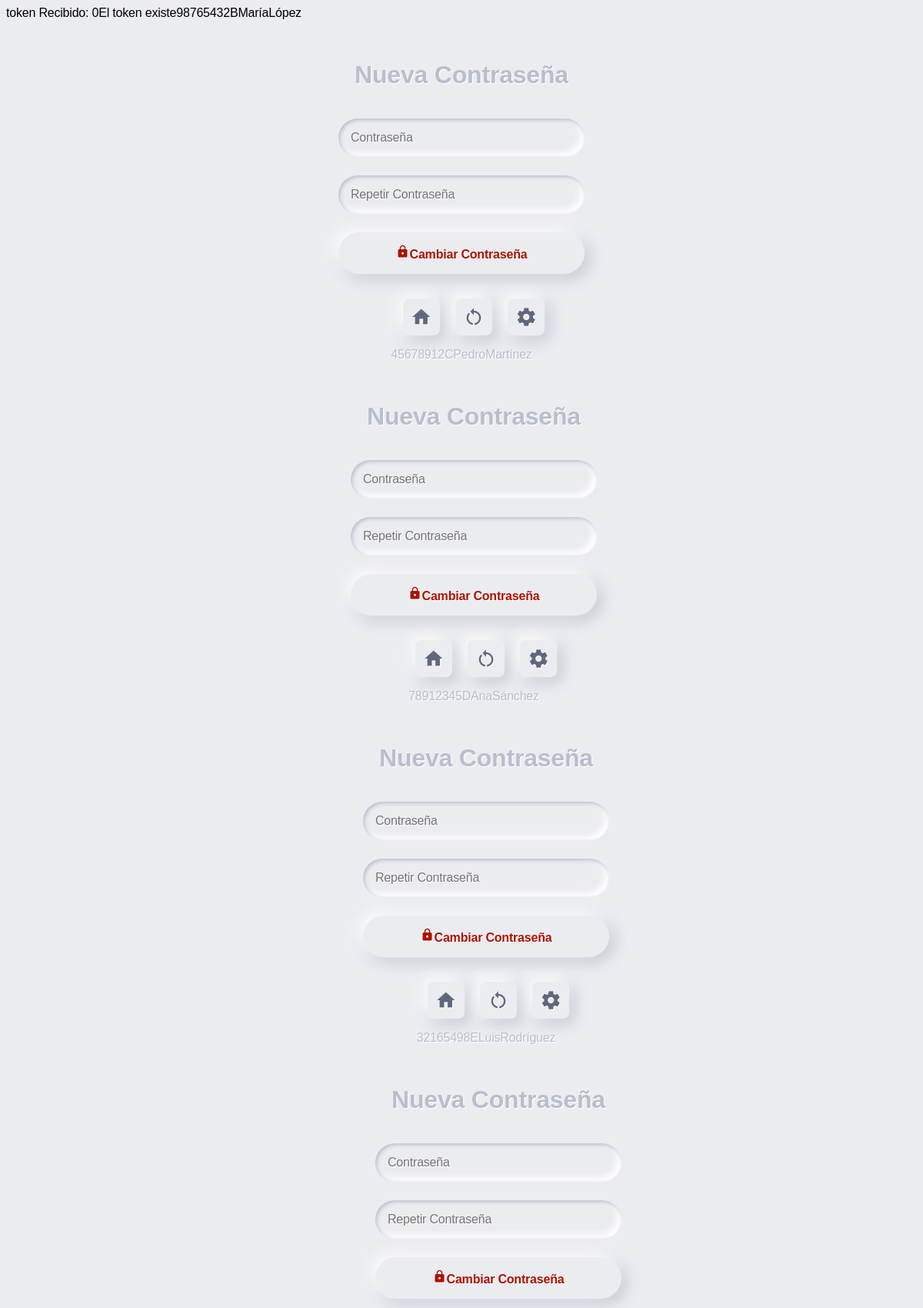
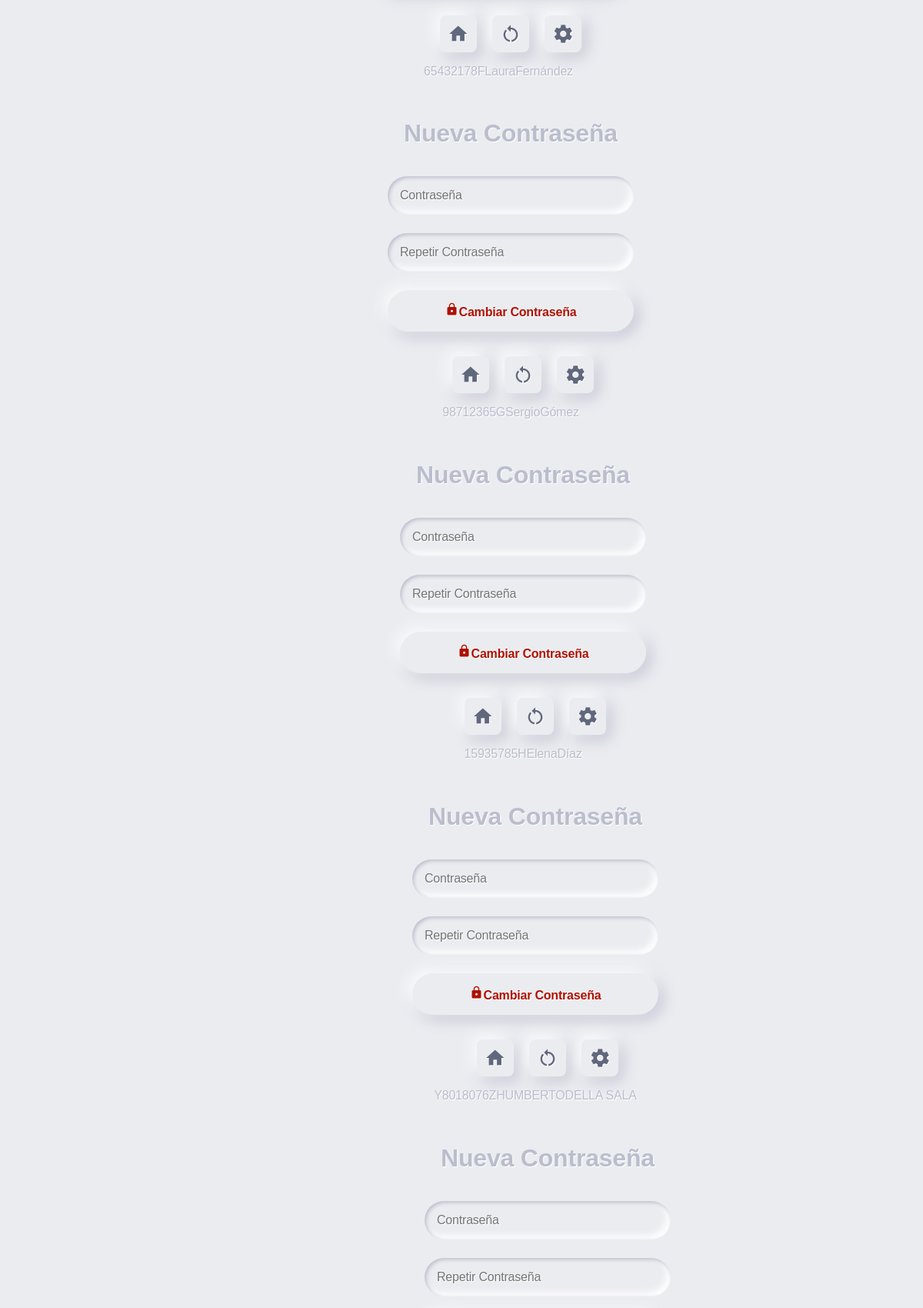
The app's page /reset.php?token=0 (upper part) with its own data (2 pictures, top to bottom).
### tables this page shows
CREATE TABLE `usuarios` (
  `id` int(11) NOT NULL,
  `dni` varchar(10) NOT NULL,
  `nombre` varchar(30) NOT NULL,
  `apellidos` varchar(30) NOT NULL,
  `email` varchar(50) DEFAULT NULL,
  `contrasena` varchar(50) DEFAULT NULL,
  `telefono` varchar(50) DEFAULT NULL,
  `dias` varchar(50) DEFAULT NULL,
  `token` varchar(255) NOT NULL DEFAULT ''
);

### reset.php (the view, shortened to what this page needs)
<?php
$token_recibido = $_GET['token'];
echo 'token Recibido: ',$token_recibido;
$servername = "localhost";
$username = "root";
$password = "";
$database = "vacacionix";
$conn = new mysqli($servername, $username, $password, $database);
$sql = "SELECT * FROM usuarios WHERE token = '$token_recibido'";
$result = $conn->query($sql);
if ($conn->query($sql)) {
    echo "El token existe";
        while($row = $result->fetch_assoc()) {
            $dni = $row["dni"];
            $nombre = $row["nombre"];
            $apellidos = $row["apellidos"];
            echo $dni, $nombre, $apellidos;
            ?>
<html lang="es">
<head>
  <link rel="stylesheet" href="css/styles.css">
</head>
            <form method="post" action="newpass.php">
        <div class="segment">
          <h1>Nueva Contraseña</h1>
        </div>
        <label>
          <input id="txtPassword" name="txtPassword" type="text" placeholder="Contraseña"/>
        </label>
        <label>
          <input id="txtContrasena" name="txtContrasena" type="text" placeholder="Repetir Contraseña"/>
        </label>
        <button class="red" type="submit"><i class="material-icons" style="font-size:18px;">lock</i>Cambiar Contraseña</button>
        <div class="segment">
      </form>
      <form method="post" action="accionportada.php">
              <button class="unit" type="submmit" name="home"><i class="material-icons" style="font-size:28px;">home</i></button>
              <button class="unit" type="submit" name="restart"><i class="material-icons" style="font-size:28px;">restart_alt</i></button>
              <button class="unit" type="submit" name="settings"><i class="material-icons" style="font-size:28px;">settings</i></button>
            </form>
        </html>
        <?php
        }
    } else {
        echo "No se encontraron resultados para el ID proporcionado.";
    }
?>

### css/styles.css (style rules this page uses)
body, html { background-color: #EBECF0; }
body, p, input, select, textarea, button { font-family: 'Montserrat', sans-serif; letter-spacing: -0.2px; font-size: 16px; }
div, p { color: #BABECC; text-shadow: 1px 1px 1px #FFF; }
form { padding: 16px; width: 320px; margin: 0 auto; }
.segment { padding: 16px 0; text-align: center; }
button, input { border: 0; outline: 0; font-size: 16px; border-radius: 320px; padding: 16px; background-color: #EBECF0; text-shadow: 1px 1px 0 #FFF; }
label { display: block; margin-bottom: 24px; width: 100%; }
input { margin-right: 8px; box-shadow: inset 2px 2px 5px #BABECC, inset -5px -5px 10px #FFF; width: 100%; box-sizing: border-box; transition: all 0.2s ease-in-out; appearance: none; -webkit-appearance: none; }
button { color: #61677C; font-weight: bold; box-shadow: -5px -5px 20px #FFF, 5px 5px 20px #BABECC; transition: all 0.2s ease-in-out; cursor: pointer; font-weight: 600; }
button.unit { border-radius: 8px; line-height: 0; width: 48px; height: 48px; display: inline-flex; justify-content: center; align-items: center; margin: 0 8px; font-size: 19.2px; }
button.red { display: block; width: 100%; color: #AE1100; }

### records on screen
usuarios: dni "98765432B", nombre "María", apellidos "López"
usuarios: nombre "Pedro", apellidos "Martínez"
usuarios: nombre "Ana", apellidos "Sánchez"
usuarios: nombre "Luis", apellidos "Rodríguez"
usuarios: nombre "Laura", apellidos "Fernández"
usuarios: nombre "Sergio", apellidos "Gómez"
usuarios: nombre "Elena", apellidos "Díaz"
usuarios: nombre "HUMBERTO", apellidos "DELLA SALA"

### other values on screen
$token_recibido "0"
